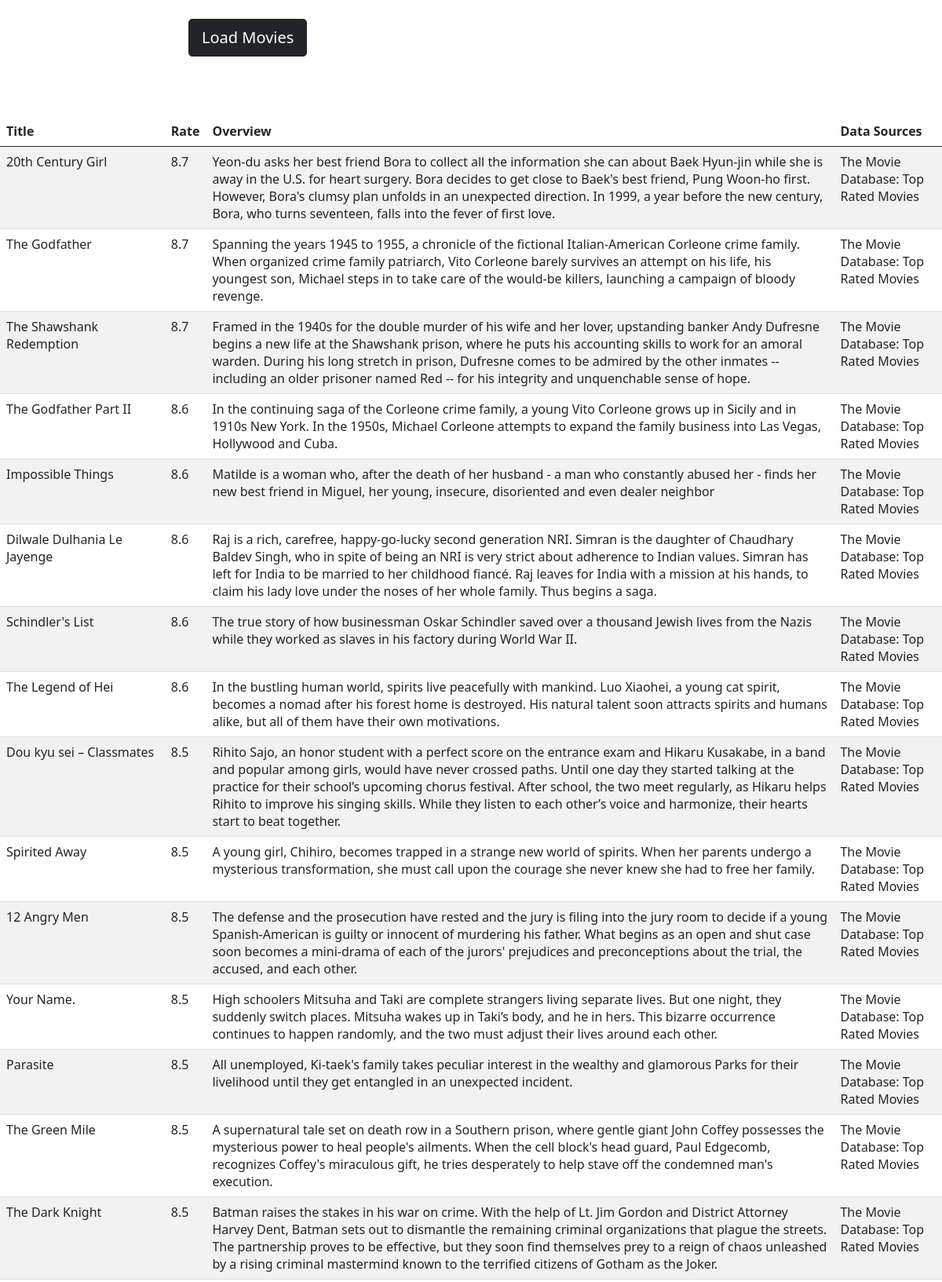
Page /movies/ (upper part) on the committed database.
### movies_data/models.py (models this page shows)
class movies(models.Model):
    title = models.CharField(max_length=100)
    overview = models.TextField()
    data_sources = models.TextField()
    rate = models.TextField()

### movies_data/views.py (the view)
# urls.py: path('movies/', views.index,name='index'),
def index(request):
    mymembers = movies.objects.all().values()
    template = loader.get_template('views.html')
    context = {
        'mymembers': mymembers,
    }
    return HttpResponse(template.render(context, request))

### movies_data/templates/views.html (shortened to what this page needs)
<head>
  <link rel="stylesheet" href="https://cdn.jsdelivr.net/npm/bootstrap@5.0.2/dist/css/bootstrap.min.css">
  <link rel="stylesheet" href="https://stackpath.bootstrapcdn.com/font-awesome/4.7.0/css/font-awesome.min.css">
  <link href="https://cdnjs.cloudflare.com/ajax/libs/font-awesome/5.9.0/css/all.min.css" rel="stylesheet">
</head>
<body>
  <section id="title">
    <div class="container-fluid" style="padding: 2% 20% 5%">
    <div class="row">
      <div class="col-lg-6">
        <form action="/load_movies">
            <button  class="btn btn-dark btn-lg">Load Movies</button>
        </form>
      </div>
    </div>
  </section>
  <table class="table table-striped" >
    <thead>
      <tr>
        <th scope="col">Title</th>
        <th scope="col">Rate</th>
        <th scope="col">Overview</th>
        <th scope="col">Data Sources</th>
      </tr>
    </thead>
    <tbody>
        {% for x in mymembers %}
        <tr>
        <td>{{ x.title }}</td>
        <td>{{ x.rate }}</td>
        <td>{{ x.overview }}</td>
        <td>{{ x.data_sources }}</td>
        </tr>
        {% endfor %}
    </tbody>
  </table>
</body>
</html>

### rows in the picture
movies: title "20th Century Girl", rate "8.7", overview "Yeon-du asks her best friend Bora to collect all the information she can about Baek Hyun-jin while she is away in the U.S. for heart surgery. Bora decides to get close to Baek's best friend, Pung Woon-ho first. However, Bora's clumsy plan unfolds in an unexpected direction. In 1999, a year before the new century, Bora, who turns seventeen, falls into the fever of first love.", data_sources "The Movie Database: Top Rated Movies"
movies: title "The Godfather", rate "8.7", overview "Spanning the years 1945 to 1955, a chronicle of the fictional Italian-American Corleone crime family. When organized crime family patriarch, Vito Corleone barely survives an attempt on his life, his youngest son, Michael steps in to take care of the would-be killers, launching a campaign of bloody revenge.", data_sources "The Movie Database: Top Rated Movies"
movies: title "The Shawshank Redemption", rate "8.7", overview "Framed in the 1940s for the double murder of his wife and her lover, upstanding banker Andy Dufresne begins a new life at the Shawshank prison, where he puts his accounting skills to work for an amoral warden. During his long stretch in prison, Dufresne comes to be admired by the other inmates -- including an older prisoner named Red -- for his integrity and unquenchable sense of hope.", data_sources "The Movie Database: Top Rated Movies"
movies: title "The Godfather Part II", rate "8.6", overview "In the continuing saga of the Corleone crime family, a young Vito Corleone grows up in Sicily and in 1910s New York. In the 1950s, Michael Corleone attempts to expand the family business into Las Vegas, Hollywood and Cuba.", data_sources "The Movie Database: Top Rated Movies"
movies: title "Impossible Things", rate "8.6", overview "Matilde is a woman who, after the death of her husband - a man who constantly abused her - finds her new best friend in Miguel, her young, insecure, disoriented and even dealer neighbor", data_sources "The Movie Database: Top Rated Movies"
movies: title "Dilwale Dulhania Le Jayenge", rate "8.6", overview "Raj is a rich, carefree, happy-go-lucky second generation NRI. Simran is the daughter of Chaudhary Baldev Singh, who in spite of being an NRI is very strict about adherence to Indian values. Simran has left for India to be married to her childhood fiancé. Raj leaves for India with a mission at his hands, to claim his lady love under the noses of her whole family. Thus begins a saga.", data_sources "The Movie Database: Top Rated Movies"
movies: title "Schindler's List", rate "8.6", overview "The true story of how businessman Oskar Schindler saved over a thousand Jewish lives from the Nazis while they worked as slaves in his factory during World War II.", data_sources "The Movie Database: Top Rated Movies"
movies: title "The Legend of Hei", rate "8.6", overview "In the bustling human world, spirits live peacefully with mankind. Luo Xiaohei, a young cat spirit, becomes a nomad after his forest home is destroyed. His natural talent soon attracts spirits and humans alike, but all of them have their own motivations.", data_sources "The Movie Database: Top Rated Movies"
movies: title "Dou kyu sei – Classmates", rate "8.5", overview "Rihito Sajo, an honor student with a perfect score on the entrance exam and Hikaru Kusakabe, in a band and popular among girls, would have never crossed paths. Until one day they started talking at the practice for their school’s upcoming chorus festival. After school, the two meet regularly, as Hikaru helps Rihito to improve his singing skills. While they listen to each other’s voice and harmonize, their hearts start to beat together.", data_sources "The Movie Database: Top Rated Movies"
movies: title "Spirited Away", rate "8.5", overview "A young girl, Chihiro, becomes trapped in a strange new world of spirits. When her parents undergo a mysterious transformation, she must call upon the courage she never knew she had to free her family.", data_sources "The Movie Database: Top Rated Movies"
movies: title "12 Angry Men", rate "8.5", overview "The defense and the prosecution have rested and the jury is filing into the jury room to decide if a young Spanish-American is guilty or innocent of murdering his father. What begins as an open and shut case soon becomes a mini-drama of each of the jurors' prejudices and preconceptions about the trial, the accused, and each other.", data_sources "The Movie Database: Top Rated Movies"
movies: title "Your Name.", rate "8.5", overview "High schoolers Mitsuha and Taki are complete strangers living separate lives. But one night, they suddenly switch places. Mitsuha wakes up in Taki’s body, and he in hers. This bizarre occurrence continues to happen randomly, and the two must adjust their lives around each other.", data_sources "The Movie Database: Top Rated Movies"
movies: title "Parasite", rate "8.5", overview "All unemployed, Ki-taek's family takes peculiar interest in the wealthy and glamorous Parks for their livelihood until they get entangled in an unexpected incident.", data_sources "The Movie Database: Top Rated Movies"
movies: title "The Green Mile", rate "8.5", overview "A supernatural tale set on death row in a Southern prison, where gentle giant John Coffey possesses the mysterious power to heal people's ailments. When the cell block's head guard, Paul Edgecomb, recognizes Coffey's miraculous gift, he tries desperately to help stave off the condemned man's execution.", data_sources "The Movie Database: Top Rated Movies"
movies: title "The Dark Knight", rate "8.5", overview "Batman raises the stakes in his war on crime. With the help of Lt. Jim Gordon and District Attorney Harvey Dent, Batman sets out to dismantle the remaining criminal organizations that plague the streets. The partnership proves to be effective, but they soon find themselves prey to a reign of chaos unleashed by a rising criminal mastermind known to the terrified citizens of Gotham as the Joker.", data_sources "The Movie Database: Top Rated Movies"
